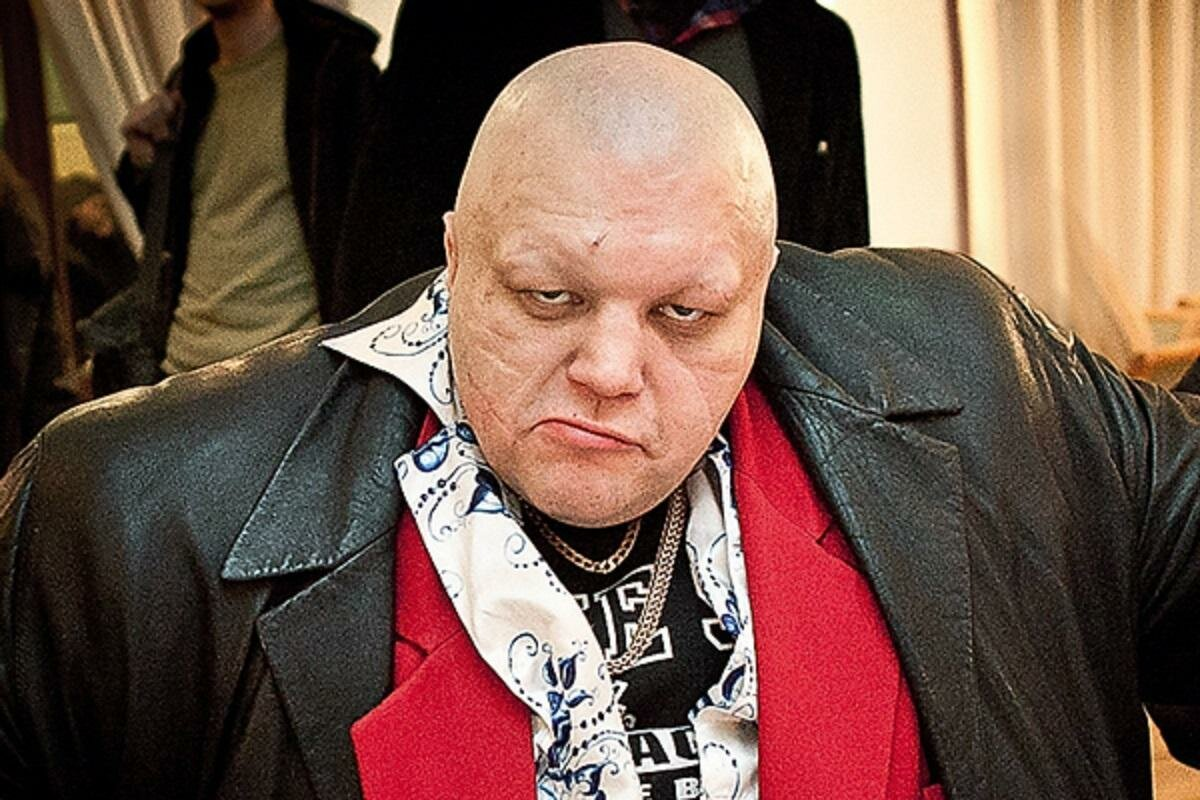
#> input picture img/Барецкий.jpg, 1200 x 800 px
$ python Numpy_2.py
#> lines starting #> are read from the running program, lines starting #| are printed output that depends on the picture
from PIL import Image
import numpy

img = numpy.array(Image.open('img/Барецкий.jpg'))
#> img is the input picture: shape (800, 1200, 3); mean R, G, B 112.5, 84.5, 72.7
imgR = img.copy()
'''

0-red
1-green
2-blue

'''
imgR[:, :, 1] = 0
imgR[:, :, 2] = 0
img1 = Image.fromarray(imgR)
img1.save('R.png', 'PNG')
###############################################
imgG = img.copy()
imgG[:, :, 0] = 0
imgG[:, :, 2] = 0
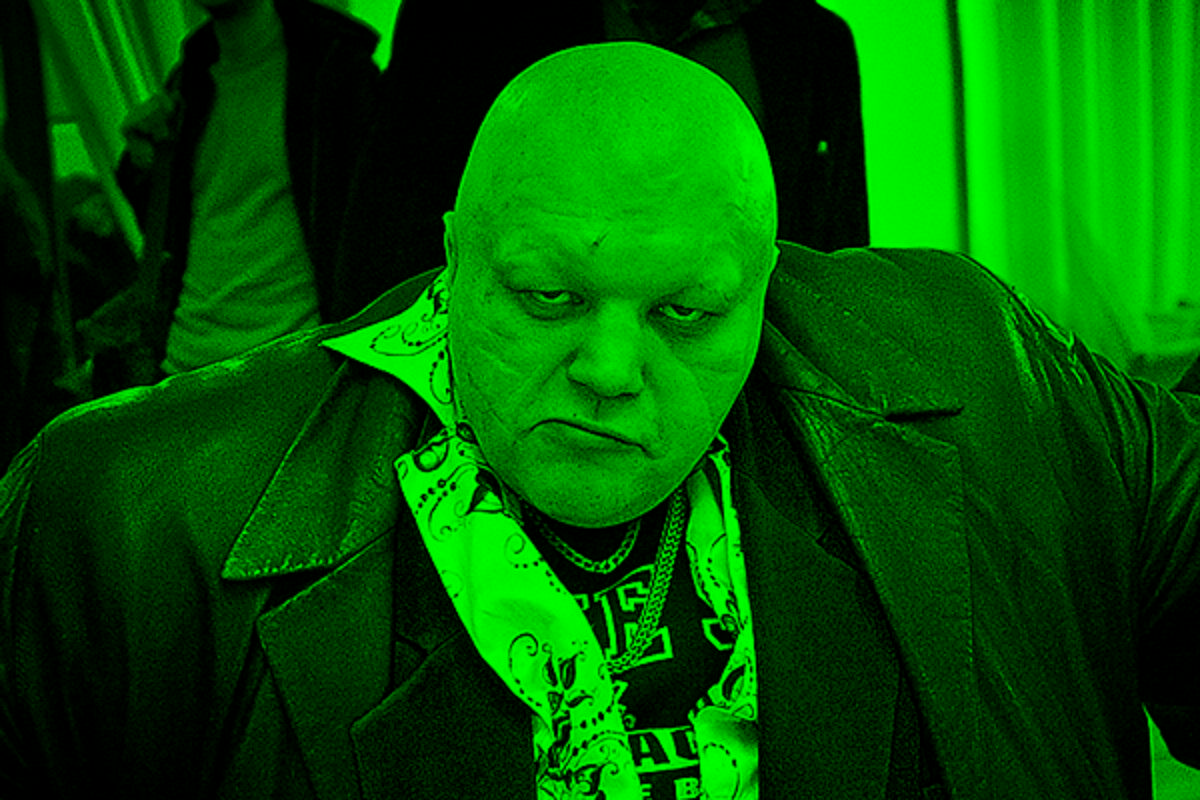
#> imgG: shape (800, 1200, 3); mean R, G, B 0, 84.5, 0
img1 = Image.fromarray(imgG)
img1.save('G.png', 'PNG')
###############################################
imgB = img.copy()
imgB[:, :, 0] = 0
imgB[:, :, 1] = 0
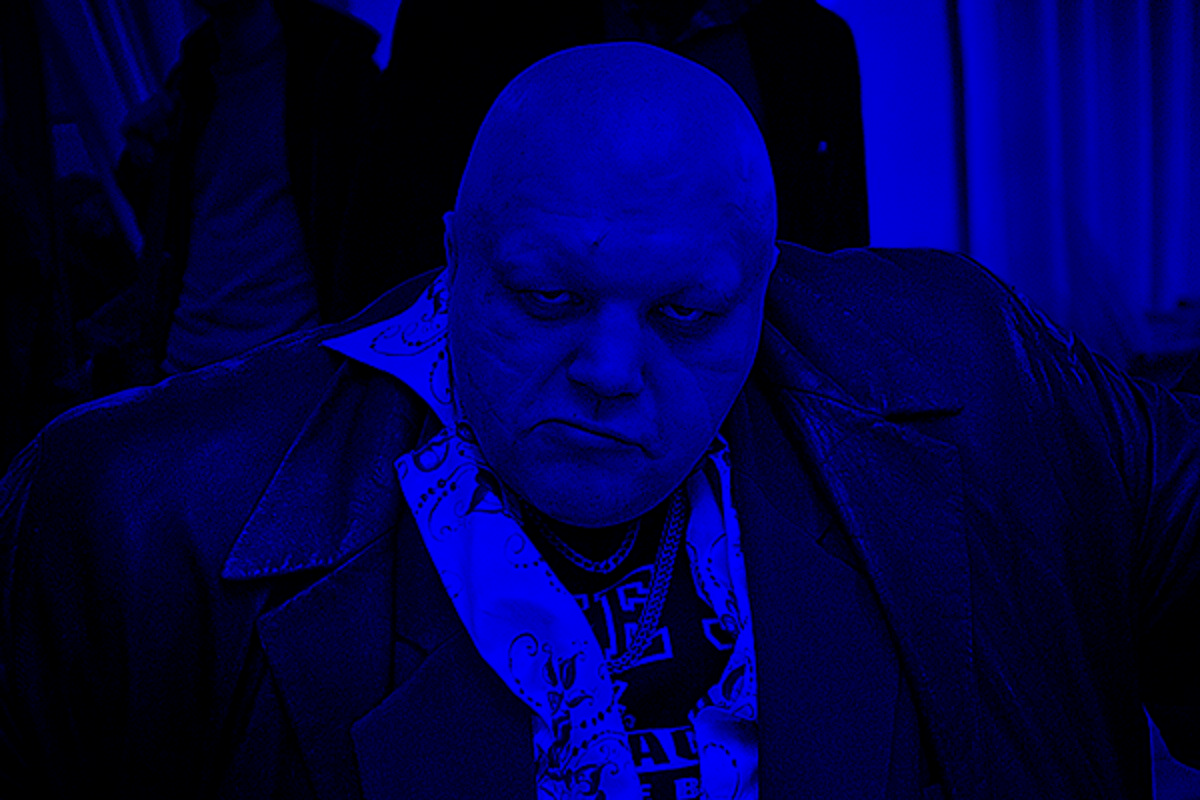
#> imgB: shape (800, 1200, 3); mean R, G, B 0, 0, 72.7
img1 = Image.fromarray(imgB)
img1.save('B.png', 'PNG')
###############################################
imgGRAY = img.copy()
imgGRAY = numpy.mean(imgGRAY, axis=2).astype(numpy.uint8)
print(imgGRAY)
#> (printed output is left out)
img1 = Image.fromarray(imgGRAY)
img1.save('GRAY.png', 'PNG')
###############################################
imgY = img.copy()
imgY[:, :, 2] = 0
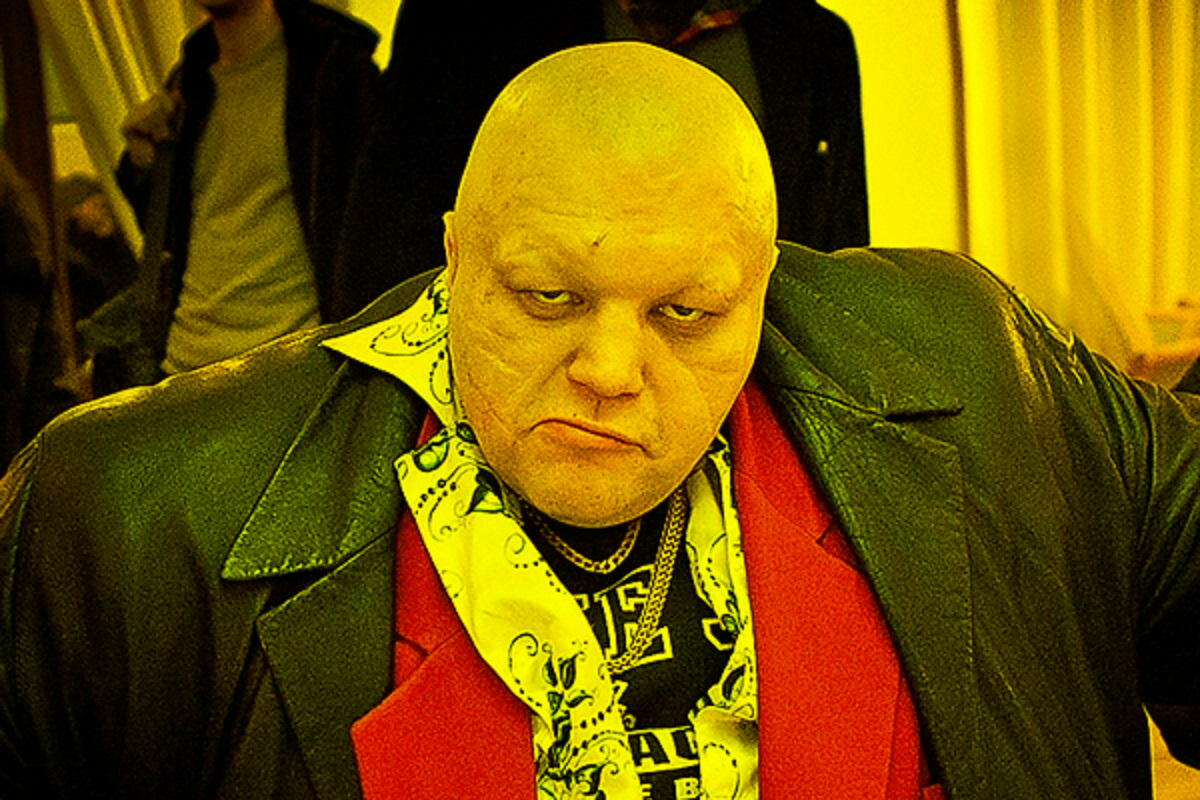
#> imgY: shape (800, 1200, 3); mean R, G, B 112.5, 84.5, 0

img1 = Image.fromarray(imgY)
img1.save('Y.png', 'PNG')
###############################################
imgV = img.copy()
imgV[:, :, 0] = 0

img1 = Image.fromarray(imgV)
img1.save('V.png', 'PNG')
##############################################
imgF = img.copy()
imgF[:, :, 1] = 0

img1 = Image.fromarray(imgF)
img1.save('F.png', 'PNG')
##############################################
imgNew = img.copy()  #
imgNew[:200, :600, 2] = 0  # кусок делаем жёлты обнуляем blue
imgNew[:200, 600:, (0, 2)] = 0  # кусок делаем зелёным обнуляем red blue
gray = numpy.mean(imgNew[200:, :600, :], axis=2).astype(numpy.uint8)  # усреднили цвет в этой области
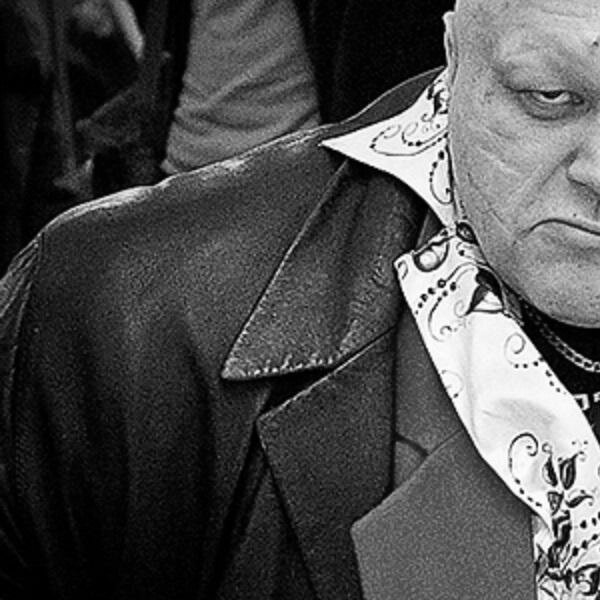
#> gray: shape (600, 600); min 0, max 255, mean 75.7
imgNew[200:, :600, :] = numpy.stack([gray]*3, axis=2)  # вписали в цвет axis=2 одинаковые значения 3 раза
imgNew[200:, 600:, 1] = 0  # кусок делаем фиолетовым обнуляем green
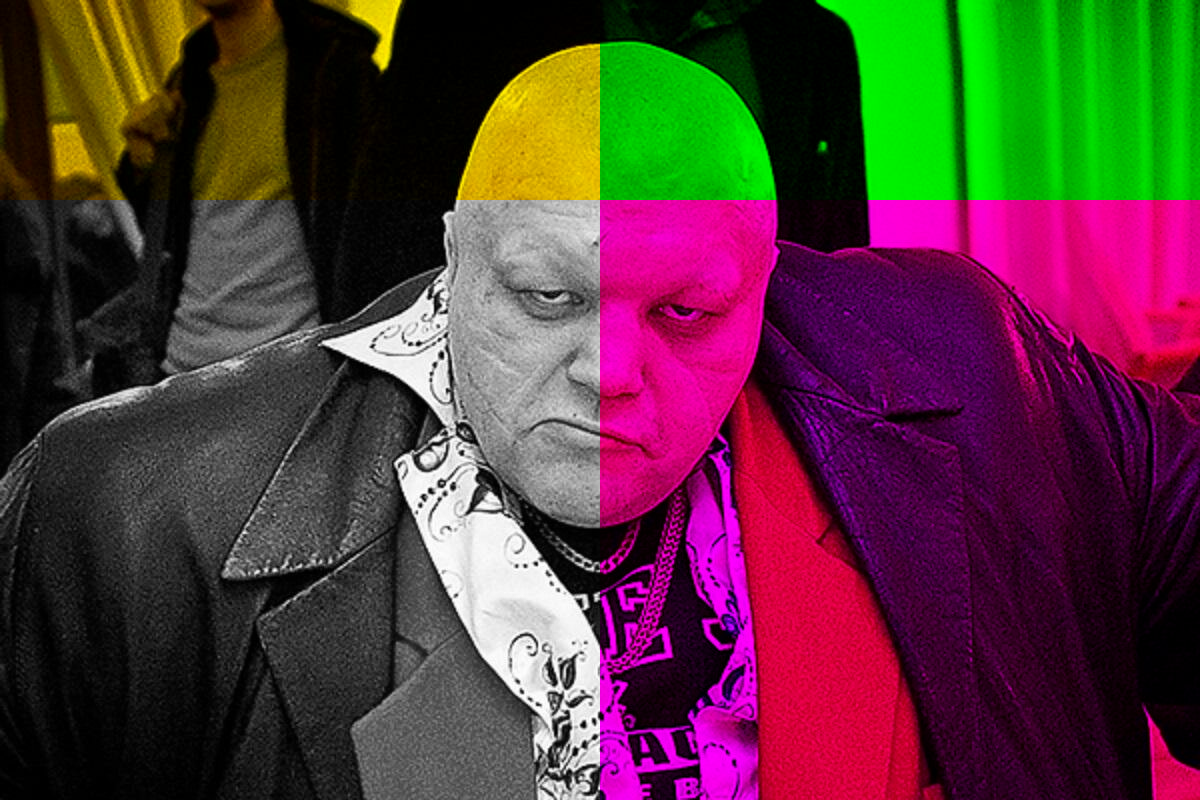
#> imgNew: shape (800, 1200, 3); mean R, G, B 83.1, 54.7, 56.9
img1 = Image.fromarray(imgNew)  # матрицу в картинку
img1.save('New.png', 'PNG')  #
